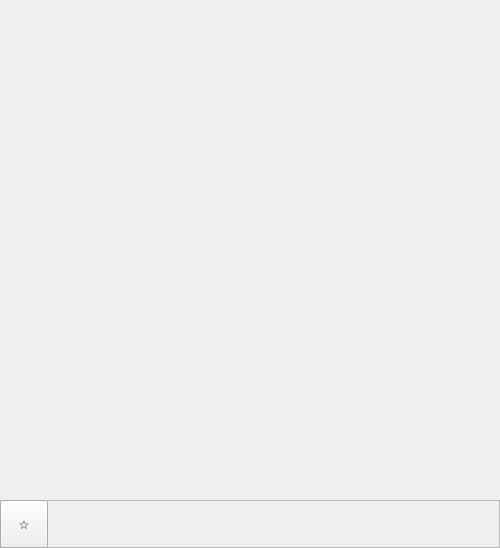
<?xml version="1.0" encoding="UTF-8"?>
<ui version="4.0">
 <class>MainWindow</class>
 <widget class="QMainWindow" name="MainWindow">
  <property name="geometry">
   <rect>
    <x>0</x>
    <y>0</y>
    <width>500</width>
    <height>548</height>
   </rect>
  </property>
  <property name="windowTitle">
   <string>MainWindow</string>
  </property>
  <widget class="QWidget" name="centralWidget">
   <widget class="QFrame" name="control">
    <property name="geometry">
     <rect>
      <x>0</x>
      <y>500</y>
      <width>500</width>
      <height>48</height>
     </rect>
    </property>
    <property name="maximumSize">
     <size>
      <width>16777215</width>
      <height>48</height>
     </size>
    </property>
    <property name="frameShape">
     <enum>QFrame::StyledPanel</enum>
    </property>
    <property name="frameShadow">
     <enum>QFrame::Raised</enum>
    </property>
    <widget class="QToolButton" name="bookmark">
     <property name="geometry">
      <rect>
       <x>0</x>
       <y>0</y>
       <width>48</width>
       <height>48</height>
      </rect>
     </property>
     <property name="styleSheet">
      <string notr="true">font: 75 28pt &quot;Arial&quot;;</string>
     </property>
     <property name="text">
      <string>☆</string>
     </property>
    </widget>
   </widget>
  </widget>
 </widget>
 <resources/>
 <connections/>
</ui>
